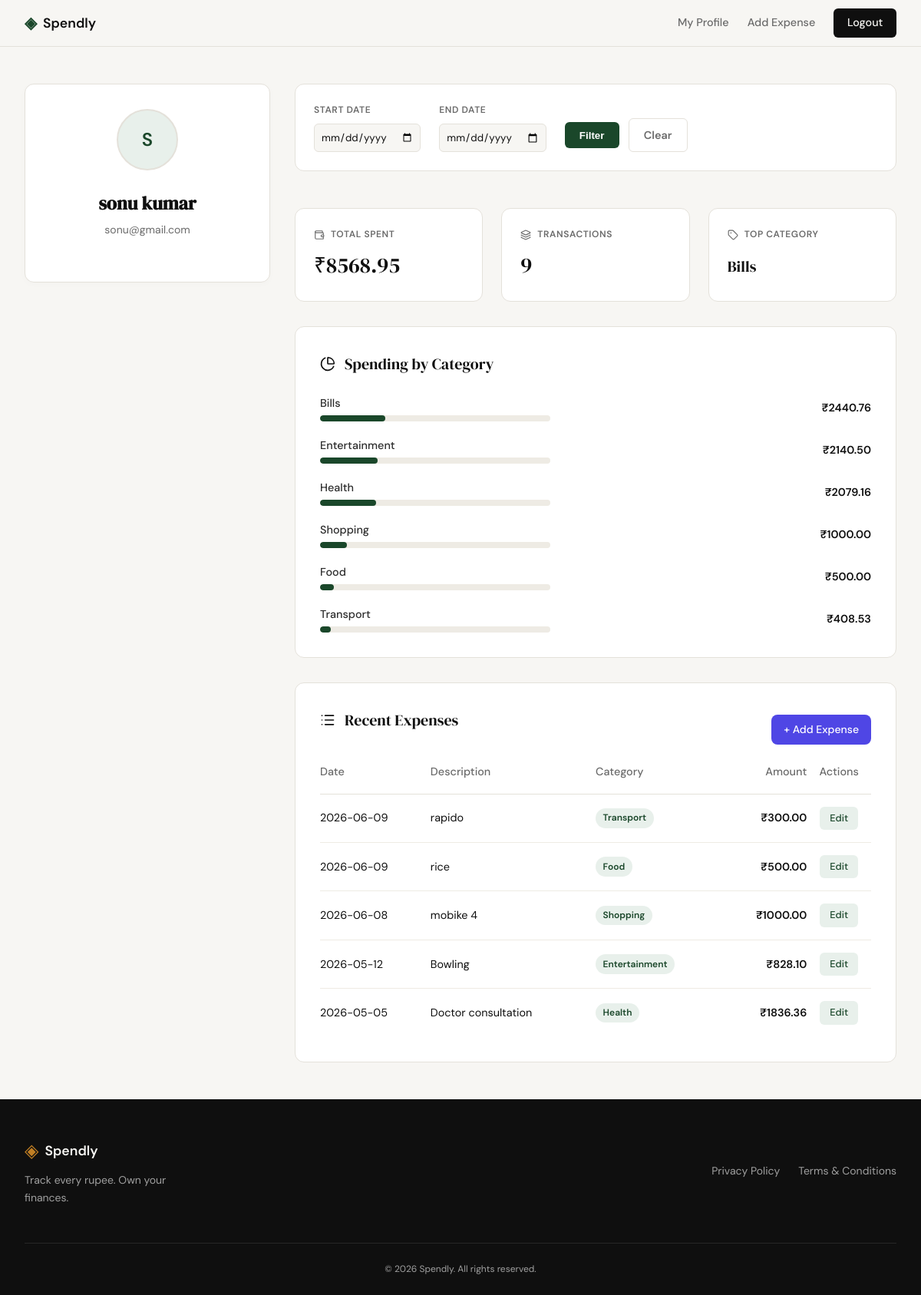
Page /profile (signed in) on the committed database.
### tables this page shows
CREATE TABLE users (
            id INTEGER PRIMARY KEY AUTOINCREMENT,
            name TEXT NOT NULL,
            email TEXT UNIQUE NOT NULL,
            password_hash TEXT NOT NULL,
            created_at TIMESTAMP DEFAULT CURRENT_TIMESTAMP
        );

CREATE TABLE expenses (
            id INTEGER PRIMARY KEY AUTOINCREMENT,
            user_id INTEGER NOT NULL,
            amount REAL NOT NULL,
            category TEXT NOT NULL CHECK(category IN ('Food', 'Transport', 'Bills', 'Health', 'Entertainment', 'Shopping', 'Other')),
            date DATE NOT NULL,
            description TEXT,
            created_at TIMESTAMP DEFAULT CURRENT_TIMESTAMP,
            FOREIGN KEY (user_id) REFERENCES users (id) ON DELETE CASCADE
        );

### app.py (the view)
@app.route("/profile")
def profile():
    user_id = session.get("user_id")
    if not user_id:
        flash("Please log in to view your profile", "info")
        return redirect(url_for("login"))
    start_date = request.args.get("start_date")
    end_date = request.args.get("end_date")
    user = get_user_by_id(user_id)
    total_spending = get_user_total_spending(user_id, start_date, end_date)
    category_spending = get_user_spending_by_category(user_id, start_date, end_date)
    recent_expenses = get_recent_expenses(user_id, start_date=start_date, end_date=end_date)
    transaction_count = get_user_transaction_count(user_id, start_date, end_date)
    top_category = category_spending[0]['category'] if category_spending else "N/A"
    return render_template(
        "profile.html",
        user=user,
        total_spending=total_spending,
        category_spending=category_spending,
        recent_expenses=recent_expenses,
        transaction_count=transaction_count,
        top_category=top_category,
        start_date=start_date,
        end_date=end_date
    )

### app.py (called while the page is built)
@app.teardown_appcontext
def teardown_db(exception):
    db = getattr(g, 'db', None)
    if db is not None:
        db.close()

### database/db.py (called while the page is built)
def get_db():
    if 'db' not in g:
        db_path = current_app.config.get('DATABASE', 'expense_tracker.db')
        g.db = sqlite3.connect(
            db_path,
            detect_types=sqlite3.PARSE_DECLTYPES
        )
        g.db.row_factory = sqlite3.Row
        g.db.execute('PRAGMA foreign_keys = ON')
    return g.db

def get_user_by_id(user_id):
    db = get_db()
    return db.execute('SELECT * FROM users WHERE id = ?', (user_id,)).fetchone()

def _apply_date_filter(query, params, start_date, end_date):
    if start_date:
        query += ' AND date >= ?'
        params.append(start_date)
    if end_date:
        query += ' AND date <= ?'
        params.append(end_date)
    return query, params

def get_user_total_spending(user_id, start_date=None, end_date=None):
    db = get_db()
    query = 'SELECT SUM(amount) as total FROM expenses WHERE user_id = ?'
    params = [user_id]
    query, params = _apply_date_filter(query, params, start_date, end_date)
    result = db.execute(query, params).fetchone()
    return result['total'] if result and result['total'] is not None else 0.0

def get_user_spending_by_category(user_id, start_date=None, end_date=None):
    db = get_db()
    query = 'SELECT category, SUM(amount) as total FROM expenses WHERE user_id = ?'
    params = [user_id]
    query, params = _apply_date_filter(query, params, start_date, end_date)
    query += ' GROUP BY category ORDER BY total DESC'
    return db.execute(query, params).fetchall()

def get_recent_expenses(user_id, limit=5, start_date=None, end_date=None):
    db = get_db()
    query = 'SELECT * FROM expenses WHERE user_id = ?'
    params = [user_id]
    query, params = _apply_date_filter(query, params, start_date, end_date)
    query += ' ORDER BY date DESC, created_at DESC LIMIT ?'
    params.append(limit)
    return db.execute(query, params).fetchall()

def get_user_transaction_count(user_id, start_date=None, end_date=None):
    db = get_db()
    query = 'SELECT COUNT(*) as count FROM expenses WHERE user_id = ?'
    params = [user_id]
    query, params = _apply_date_filter(query, params, start_date, end_date)
    result = db.execute(query, params).fetchone()
    return result['count'] if result else 0

### templates/profile.html (shortened to what this page needs)
{% extends "base.html" %}
{% block head %}
<link rel="stylesheet" href="{{ url_for('static', filename='css/profile.css') }}">
{% endblock %}
{% block content %}
<div class="profile-container">
    <aside class="profile-sidebar">
        <div class="user-card">
            <div class="avatar-placeholder">
                {{ user.name[0] | upper if user.name else 'U' }}
            </div>
            <h1 class="user-name">{{ user.name }}</h1>
            <p class="user-email">{{ user.email }}</p>
        </div>
    </aside>
    <div class="profile-dashboard">
        <div class="filter-container">
            <form method="GET" action="{{ url_for('profile') }}" class="filter-form">
                <div class="filter-group">
                    <label for="start_date">Start Date</label>
                    <input type="date" id="start_date" name="start_date" value="{{ start_date or '' }}">
                </div>
                <div class="filter-group">
                    <label for="end_date">End Date</label>
                    <input type="date" id="end_date" name="end_date" value="{{ end_date or '' }}">
                </div>
                <div class="filter-actions">
                    <button type="submit" class="btn-filter">Filter</button>
                    <a href="{{ url_for('profile') }}" class="btn-clear">Clear</a>
                </div>
            </form>
        </div>
        <div class="stats-grid">
            <div class="stat-card">
                <div class="stat-label">
                    <i data-lucide="wallet" style="width:14px; height:14px;"></i>
                    Total Spent
                </div>
                <div class="stat-value">₹{{ "%.2f"|format(total_spending) }}</div>
            </div>
            <div class="stat-card">
                <div class="stat-label">
                    <i data-lucide="layers" style="width:14px; height:14px;"></i>
                    Transactions
                </div>
                <div class="stat-value">{{ transaction_count }}</div>
            </div>
            <div class="stat-card">
                <div class="stat-label">
                    <i data-lucide="tag" style="width:14px; height:14px;"></i>
                    Top Category
                </div>
                <div class="stat-value" style="font-size: 1.25rem; margin-top: 0.5rem;">{{ top_category }}</div>
            </div>
        </div>
        <section class="category-section">
            <div class="section-title">
                <i data-lucide="pie-chart" style="width:20px; height:20px;"></i>
                Spending by Category
            </div>
            <div class="category-list">
                {% for cat, amount in category_spending %}
                <div class="category-row">
                    <div class="category-info">
                        <span class="category-name">{{ cat }}</span>
                        <div class="category-bar-container">
                            {% set percentage = (amount / total_spending * 100) if total_spending > 0 else 0 %}
                            <div class="category-bar" style="width: {{ percentage }}%;"></div>
                        </div>
                    </div>
                    <span class="category-amount">₹{{ "%.2f"|format(amount) }}</span>
                </div>
                {% else %}
                <p class="user-email">No spending data available yet.</p>
                {% endfor %}
            </div>
        </section>
        <section class="transactions-section">
            <div class="section-header" style="display: flex; justify-content: space-between; align-items: center; margin-bottom: 1rem;">
                <div class="section-title">
                    <i data-lucide="list" style="width:20px; height:20px;"></i>
                    Recent Expenses
                </div>
                <a href="{{ url_for('add_expense') }}" class="btn-primary" style="text-decoration: none; background: var(--primary-color, #4f46e5); color: white; padding: 0.5rem 1rem; border-radius: 0.5rem; font-size: 0.875rem; font-weight: 500;">+ Add Expense</a>
            </div>
            <div style="overflow-x: auto;">
                <table class="tx-table">
                    <thead>
                        <tr>
                            <th>Date</th>
                            <th>Description</th>
                            <th>Category</th>
                            <th style="text-align: right;">Amount</th>
                            <th style="text-align: center;">Actions</th>
                        </tr>
                    </thead>
                    <tbody>
                        {% for exp in recent_expenses %}
                        <tr>
                            <td>{{ exp.date }}</td>
                            <td>{{ exp.description or 'No description' }}</td>
                            <td><span class="tx-category-badge">{{ exp.category }}</span></td>
                            <td class="tx-amount">₹{{ "%.2f"|format(exp.amount) }}</td>
                            <td style="text-align: center;">
                                <a href="{{ url_for('edit_expense', id=exp.id) }}" class="btn-edit">Edit</a>
                            </td>
                        </tr>
                        {% else %}
                        <tr>
                            <td colspan="5" style="text-align: center; color: var(--ink-muted);">No recent transactions found.</td>
                        </tr>
                        {% endfor %}
                    </tbody>
                </table>
            </div>
        </section>
    </div>
</div>
{% endblock %}

### static/css/style.css (style rules this page uses)
:root { --ink: #0f0f0f; --ink-soft: #2d2d2d; --ink-muted: #6b6b6b; --ink-faint: #a0a0a0; --paper: #f7f6f3; --paper-warm: #f0ede6; --paper-card: #ffffff; --accent: #1a472a; --accent-light: #e8f0eb; --accent-2: #c17f24; --accent-2-light: #fdf3e3; --danger: #c0392b; --danger-light: #fdecea; --border: #e4e1da; --border-soft: #eeebe4; --font-display: 'DM Serif Display', Georgia, serif; --font-body: 'DM Sans', system-ui, sans-serif; --max-width: 1200px; --auth-width: 440px; --radius-sm: 6px; --radius-md: 12px; --radius-lg: 20px; }
*, *::before, *::after { box-sizing: border-box; margin: 0; padding: 0; }
html { font-size: 16px; scroll-behavior: smooth; }
body { background: var(--paper); color: var(--ink); font-family: var(--font-body); font-size: 1rem; line-height: 1.6; -webkit-font-smoothing: antialiased; }
a { color: inherit; text-decoration: none; }
.btn-primary { display: inline-block; background: var(--ink); color: var(--paper); padding: 0.65rem 1.5rem; border-radius: var(--radius-sm); font-family: var(--font-body); font-size: 0.9rem; font-weight: 500; cursor: pointer; border: none; transition: background 0.2s; text-decoration: none; }

### rows in the picture
users: name "S", name "sonu kumar", email "sonu@gmail.com"
expenses: category "Bills", {{ percentage }} 28.48376989012656 (drawn), amount "2440.76"
expenses: category "Shopping", {{ percentage }} 11.67004125359583 (drawn), amount "1000.00", date "2026-06-08", description "mobike 4"
expenses: category "Food", {{ percentage }} 5.835020626797915 (drawn), amount "500.00", date "2026-06-09", description "rice"
expenses: date "2026-06-09", description "rapido", category "Transport", amount "300.00"
expenses: date "2026-05-12", description "Bowling", category "Entertainment", amount "828.10"
expenses: date "2026-05-05", description "Doctor consultation", category "Health", amount "1836.36"

### other values in the picture
{{ "%.2f"|format(total_spending) }} "8568.95"
{{ transaction_count }} "9"
{{ cat }} "Entertainment" "Health" "Transport"
{{ "%.2f"|format(amount) }} "2140.50" "2079.16" "408.53"
